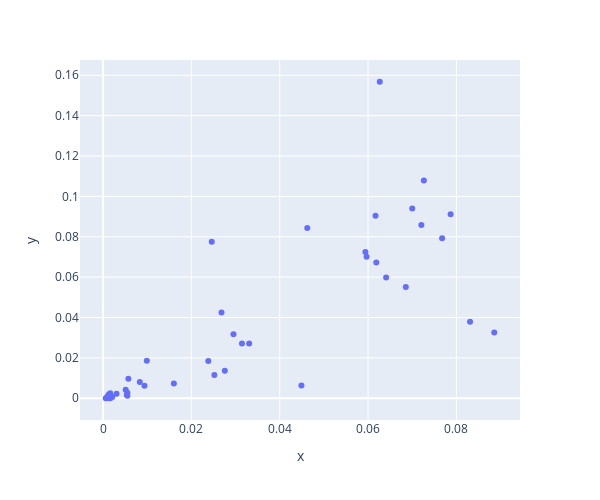

The code cell stored with this chart in its notebook:
### Markdown cell above
Now we predict.

### Code cell
forest_reg.predict(X_test_norm)

px.scatter(
    x= forest_reg.predict(X_test_norm), #predicted
    y= y_test ,#reelles
    width=600,
    height=500
)
